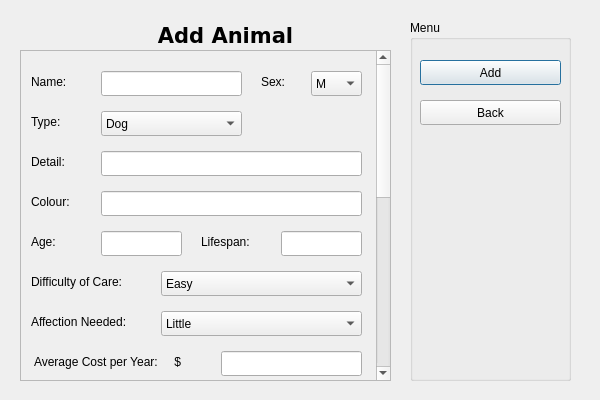
<?xml version="1.0" encoding="UTF-8"?>
<ui version="4.0">
 <class>addAnimal</class>
 <widget class="QDialog" name="addAnimal">
  <property name="geometry">
   <rect>
    <x>0</x>
    <y>0</y>
    <width>600</width>
    <height>400</height>
   </rect>
  </property>
  <property name="windowTitle">
   <string>Add Animal</string>
  </property>
  <widget class="QGroupBox" name="groupBox">
   <property name="geometry">
    <rect>
     <x>410</x>
     <y>20</y>
     <width>161</width>
     <height>361</height>
    </rect>
   </property>
   <property name="title">
    <string>Menu</string>
   </property>
   <widget class="QPushButton" name="addButton">
    <property name="geometry">
     <rect>
      <x>10</x>
      <y>40</y>
      <width>141</width>
      <height>25</height>
     </rect>
    </property>
    <property name="text">
     <string>Add</string>
    </property>
   </widget>
   <widget class="QPushButton" name="backButton">
    <property name="geometry">
     <rect>
      <x>10</x>
      <y>80</y>
      <width>141</width>
      <height>25</height>
     </rect>
    </property>
    <property name="text">
     <string>Back</string>
    </property>
   </widget>
  </widget>
  <widget class="QLabel" name="label">
   <property name="geometry">
    <rect>
     <x>140</x>
     <y>20</y>
     <width>171</width>
     <height>31</height>
    </rect>
   </property>
   <property name="font">
    <font>
     <family>DejaVu Sans</family>
     <pointsize>16</pointsize>
     <weight>75</weight>
     <bold>true</bold>
    </font>
   </property>
   <property name="lineWidth">
    <number>0</number>
   </property>
   <property name="text">
    <string>Add Animal</string>
   </property>
   <property name="alignment">
    <set>Qt::AlignCenter</set>
   </property>
  </widget>
  <widget class="QWidget" name="widget" native="true">
   <property name="geometry">
    <rect>
     <x>20</x>
     <y>50</y>
     <width>371</width>
     <height>331</height>
    </rect>
   </property>
   <widget class="QScrollArea" name="scrollArea">
    <property name="geometry">
     <rect>
      <x>0</x>
      <y>0</y>
      <width>371</width>
      <height>331</height>
     </rect>
    </property>
    <property name="sizePolicy">
     <sizepolicy hsizetype="Preferred" vsizetype="Preferred">
      <horstretch>0</horstretch>
      <verstretch>0</verstretch>
     </sizepolicy>
    </property>
    <property name="minimumSize">
     <size>
      <width>371</width>
      <height>0</height>
     </size>
    </property>
    <property name="maximumSize">
     <size>
      <width>371</width>
      <height>10000000</height>
     </size>
    </property>
    <property name="verticalScrollBarPolicy">
     <enum>Qt::ScrollBarAlwaysOn</enum>
    </property>
    <property name="horizontalScrollBarPolicy">
     <enum>Qt::ScrollBarAlwaysOff</enum>
    </property>
    <property name="sizeAdjustPolicy">
     <enum>QAbstractScrollArea::AdjustToContents</enum>
    </property>
    <property name="widgetResizable">
     <bool>false</bool>
    </property>
    <widget class="QWidget" name="scrollAreaWidgetContents">
     <property name="geometry">
      <rect>
       <x>0</x>
       <y>-420</y>
       <width>355</width>
       <height>749</height>
      </rect>
     </property>
     <widget class="QLabel" name="label_2">
      <property name="geometry">
       <rect>
        <x>10</x>
        <y>20</y>
        <width>51</width>
        <height>21</height>
       </rect>
      </property>
      <property name="text">
       <string>Name:</string>
      </property>
      <property name="alignment">
       <set>Qt::AlignLeading|Qt::AlignLeft|Qt::AlignVCenter</set>
      </property>
     </widget>
     <widget class="QLineEdit" name="animalName">
      <property name="geometry">
       <rect>
        <x>80</x>
        <y>20</y>
        <width>141</width>
        <height>25</height>
       </rect>
      </property>
     </widget>
     <widget class="QLabel" name="label_3">
      <property name="geometry">
       <rect>
        <x>10</x>
        <y>60</y>
        <width>64</width>
        <height>21</height>
       </rect>
      </property>
      <property name="text">
       <string>Type:</string>
      </property>
     </widget>
     <widget class="QComboBox" name="animalType">
      <property name="geometry">
       <rect>
        <x>80</x>
        <y>60</y>
        <width>141</width>
        <height>25</height>
       </rect>
      </property>
      <item>
       <property name="text">
        <string>Dog</string>
       </property>
      </item>
      <item>
       <property name="text">
        <string>Cat</string>
       </property>
      </item>
      <item>
       <property name="text">
        <string>Bird</string>
       </property>
      </item>
      <item>
       <property name="text">
        <string>Small Animal</string>
       </property>
      </item>
     </widget>
     <widget class="QLabel" name="label_7">
      <property name="geometry">
       <rect>
        <x>10</x>
        <y>100</y>
        <width>64</width>
        <height>21</height>
       </rect>
      </property>
      <property name="text">
       <string>Detail:</string>
      </property>
     </widget>
     <widget class="QLineEdit" name="animalDetail">
      <property name="geometry">
       <rect>
        <x>80</x>
        <y>100</y>
        <width>261</width>
        <height>25</height>
       </rect>
      </property>
     </widget>
     <widget class="QLabel" name="label_4">
      <property name="geometry">
       <rect>
        <x>240</x>
        <y>20</y>
        <width>41</width>
        <height>21</height>
       </rect>
      </property>
      <property name="text">
       <string>Sex:</string>
      </property>
     </widget>
     <widget class="QComboBox" name="animalSex">
      <property name="geometry">
       <rect>
        <x>290</x>
        <y>20</y>
        <width>51</width>
        <height>25</height>
       </rect>
      </property>
      <item>
       <property name="text">
        <string>M</string>
       </property>
      </item>
      <item>
       <property name="text">
        <string>F</string>
       </property>
      </item>
     </widget>
     <widget class="QLineEdit" name="animalAge">
      <property name="geometry">
       <rect>
        <x>80</x>
        <y>180</y>
        <width>81</width>
        <height>25</height>
       </rect>
      </property>
     </widget>
     <widget class="QLabel" name="label_5">
      <property name="geometry">
       <rect>
        <x>10</x>
        <y>180</y>
        <width>64</width>
        <height>21</height>
       </rect>
      </property>
      <property name="text">
       <string>Age:</string>
      </property>
     </widget>
     <widget class="QLineEdit" name="animalColour">
      <property name="geometry">
       <rect>
        <x>80</x>
        <y>140</y>
        <width>261</width>
        <height>25</height>
       </rect>
      </property>
     </widget>
     <widget class="QLabel" name="label_6">
      <property name="geometry">
       <rect>
        <x>10</x>
        <y>140</y>
        <width>64</width>
        <height>21</height>
       </rect>
      </property>
      <property name="text">
       <string>Colour:</string>
      </property>
     </widget>
     <widget class="QLabel" name="label_8">
      <property name="geometry">
       <rect>
        <x>180</x>
        <y>180</y>
        <width>64</width>
        <height>21</height>
       </rect>
      </property>
      <property name="text">
       <string>Lifespan:</string>
      </property>
     </widget>
     <widget class="QLineEdit" name="animalLifespan">
      <property name="geometry">
       <rect>
        <x>260</x>
        <y>180</y>
        <width>81</width>
        <height>25</height>
       </rect>
      </property>
     </widget>
     <widget class="QComboBox" name="animalDifficulty">
      <property name="geometry">
       <rect>
        <x>140</x>
        <y>220</y>
        <width>201</width>
        <height>25</height>
       </rect>
      </property>
      <item>
       <property name="text">
        <string>Easy</string>
       </property>
      </item>
      <item>
       <property name="text">
        <string>Intermediate</string>
       </property>
      </item>
      <item>
       <property name="text">
        <string>Difficult</string>
       </property>
      </item>
     </widget>
     <widget class="QLabel" name="label_9">
      <property name="geometry">
       <rect>
        <x>10</x>
        <y>220</y>
        <width>121</width>
        <height>21</height>
       </rect>
      </property>
      <property name="text">
       <string>Difficulty of Care:</string>
      </property>
     </widget>
     <widget class="QComboBox" name="animalAffection">
      <property name="geometry">
       <rect>
        <x>140</x>
        <y>260</y>
        <width>201</width>
        <height>25</height>
       </rect>
      </property>
      <item>
       <property name="text">
        <string>Little</string>
       </property>
      </item>
      <item>
       <property name="text">
        <string>Moderate</string>
       </property>
      </item>
      <item>
       <property name="text">
        <string>Lots</string>
       </property>
      </item>
     </widget>
     <widget class="QLabel" name="label_10">
      <property name="geometry">
       <rect>
        <x>10</x>
        <y>260</y>
        <width>121</width>
        <height>21</height>
       </rect>
      </property>
      <property name="text">
       <string>Affection Needed:</string>
      </property>
     </widget>
     <widget class="QLabel" name="label_11">
      <property name="geometry">
       <rect>
        <x>13</x>
        <y>300</y>
        <width>181</width>
        <height>21</height>
       </rect>
      </property>
      <property name="text">
       <string>Average Cost per Year:     $</string>
      </property>
     </widget>
     <widget class="QLineEdit" name="animalCost">
      <property name="geometry">
       <rect>
        <x>200</x>
        <y>300</y>
        <width>141</width>
        <height>25</height>
       </rect>
      </property>
     </widget>
     <widget class="QLineEdit" name="animalTime">
      <property name="geometry">
       <rect>
        <x>200</x>
        <y>340</y>
        <width>91</width>
        <height>25</height>
       </rect>
      </property>
     </widget>
     <widget class="QLabel" name="label_12">
      <property name="geometry">
       <rect>
        <x>10</x>
        <y>340</y>
        <width>191</width>
        <height>21</height>
       </rect>
      </property>
      <property name="text">
       <string>Time Commitment per Day:</string>
      </property>
     </widget>
     <widget class="QLabel" name="label_13">
      <property name="geometry">
       <rect>
        <x>300</x>
        <y>340</y>
        <width>41</width>
        <height>21</height>
       </rect>
      </property>
      <property name="text">
       <string>hours</string>
      </property>
     </widget>
     <widget class="QComboBox" name="animalSpace">
      <property name="geometry">
       <rect>
        <x>140</x>
        <y>380</y>
        <width>201</width>
        <height>25</height>
       </rect>
      </property>
      <item>
       <property name="text">
        <string>Little Space</string>
       </property>
      </item>
      <item>
       <property name="text">
        <string>Moderate Space</string>
       </property>
      </item>
      <item>
       <property name="text">
        <string>Lots of Space</string>
       </property>
      </item>
     </widget>
     <widget class="QLabel" name="label_14">
      <property name="geometry">
       <rect>
        <x>10</x>
        <y>380</y>
        <width>121</width>
        <height>21</height>
       </rect>
      </property>
      <property name="text">
       <string>Space Needed:</string>
      </property>
     </widget>
     <widget class="QComboBox" name="animalLoudness">
      <property name="geometry">
       <rect>
        <x>140</x>
        <y>420</y>
        <width>201</width>
        <height>25</height>
       </rect>
      </property>
      <item>
       <property name="text">
        <string>No Noise</string>
       </property>
      </item>
      <item>
       <property name="text">
        <string>Little Noise</string>
       </property>
      </item>
      <item>
       <property name="text">
        <string>Moderate Noise</string>
       </property>
      </item>
      <item>
       <property name="text">
        <string>Lots of Noise</string>
       </property>
      </item>
     </widget>
     <widget class="QLabel" name="label_15">
      <property name="geometry">
       <rect>
        <x>10</x>
        <y>420</y>
        <width>121</width>
        <height>21</height>
       </rect>
      </property>
      <property name="text">
       <string>Noise Made:</string>
      </property>
     </widget>
     <widget class="QComboBox" name="animalActiveness">
      <property name="geometry">
       <rect>
        <x>140</x>
        <y>460</y>
        <width>201</width>
        <height>25</height>
       </rect>
      </property>
      <item>
       <property name="text">
        <string>None</string>
       </property>
      </item>
      <item>
       <property name="text">
        <string>Little</string>
       </property>
      </item>
      <item>
       <property name="text">
        <string>Moderate</string>
       </property>
      </item>
      <item>
       <property name="text">
        <string>Lots</string>
       </property>
      </item>
     </widget>
     <widget class="QLabel" name="label_16">
      <property name="geometry">
       <rect>
        <x>10</x>
        <y>460</y>
        <width>121</width>
        <height>21</height>
       </rect>
      </property>
      <property name="text">
       <string>Activity Required:</string>
      </property>
     </widget>
     <widget class="QGroupBox" name="animalIntegration">
      <property name="geometry">
       <rect>
        <x>10</x>
        <y>510</y>
        <width>331</width>
        <height>61</height>
       </rect>
      </property>
      <property name="title">
       <string>Integration With Animals</string>
      </property>
      <widget class="QCheckBox" name="dogCheckBox">
       <property name="geometry">
        <rect>
         <x>10</x>
         <y>30</y>
         <width>61</width>
         <height>23</height>
        </rect>
       </property>
       <property name="text">
        <string>Dog</string>
       </property>
       <attribute name="buttonGroup">
        <string notr="true">animalButtonGroup</string>
       </attribute>
      </widget>
      <widget class="QCheckBox" name="birdCheckBox">
       <property name="geometry">
        <rect>
         <x>150</x>
         <y>30</y>
         <width>51</width>
         <height>23</height>
        </rect>
       </property>
       <property name="text">
        <string>Bird</string>
       </property>
       <attribute name="buttonGroup">
        <string notr="true">animalButtonGroup</string>
       </attribute>
      </widget>
      <widget class="QCheckBox" name="smallAnimalCheckBox">
       <property name="geometry">
        <rect>
         <x>210</x>
         <y>30</y>
         <width>111</width>
         <height>23</height>
        </rect>
       </property>
       <property name="text">
        <string>Small Animal</string>
       </property>
       <attribute name="buttonGroup">
        <string notr="true">animalButtonGroup</string>
       </attribute>
      </widget>
      <widget class="QCheckBox" name="catCheckBox">
       <property name="geometry">
        <rect>
         <x>80</x>
         <y>30</y>
         <width>51</width>
         <height>23</height>
        </rect>
       </property>
       <property name="text">
        <string>Cat</string>
       </property>
       <attribute name="buttonGroup">
        <string notr="true">animalButtonGroup</string>
       </attribute>
      </widget>
     </widget>
     <widget class="QGroupBox" name="animalChildIntegration">
      <property name="geometry">
       <rect>
        <x>10</x>
        <y>590</y>
        <width>171</width>
        <height>61</height>
       </rect>
      </property>
      <property name="title">
       <string>Integration With Children</string>
      </property>
      <widget class="QRadioButton" name="yesChildren">
       <property name="geometry">
        <rect>
         <x>10</x>
         <y>30</y>
         <width>61</width>
         <height>23</height>
        </rect>
       </property>
       <property name="text">
        <string>Yes</string>
       </property>
       <attribute name="buttonGroup">
        <string notr="true">childrenButtonGroup</string>
       </attribute>
      </widget>
      <widget class="QRadioButton" name="noChildren">
       <property name="geometry">
        <rect>
         <x>100</x>
         <y>30</y>
         <width>61</width>
         <height>23</height>
        </rect>
       </property>
       <property name="text">
        <string>No</string>
       </property>
       <attribute name="buttonGroup">
        <string notr="true">childrenButtonGroup</string>
       </attribute>
      </widget>
     </widget>
     <widget class="QLabel" name="label_17">
      <property name="geometry">
       <rect>
        <x>10</x>
        <y>670</y>
        <width>121</width>
        <height>21</height>
       </rect>
      </property>
      <property name="text">
       <string>Obedience Level:</string>
      </property>
     </widget>
     <widget class="QComboBox" name="animalObedience">
      <property name="geometry">
       <rect>
        <x>140</x>
        <y>670</y>
        <width>201</width>
        <height>25</height>
       </rect>
      </property>
      <item>
       <property name="text">
        <string>Untrained</string>
       </property>
      </item>
      <item>
       <property name="text">
        <string>Somewhat Trained</string>
       </property>
      </item>
      <item>
       <property name="text">
        <string>Trained</string>
       </property>
      </item>
     </widget>
     <widget class="QLabel" name="label_18">
      <property name="geometry">
       <rect>
        <x>10</x>
        <y>710</y>
        <width>121</width>
        <height>21</height>
       </rect>
      </property>
      <property name="text">
       <string>Animal Shedding:</string>
      </property>
     </widget>
     <widget class="QComboBox" name="animalShedding">
      <property name="geometry">
       <rect>
        <x>140</x>
        <y>710</y>
        <width>201</width>
        <height>25</height>
       </rect>
      </property>
      <item>
       <property name="text">
        <string>None</string>
       </property>
      </item>
      <item>
       <property name="text">
        <string>Little</string>
       </property>
      </item>
      <item>
       <property name="text">
        <string>Moderate</string>
       </property>
      </item>
      <item>
       <property name="text">
        <string>Lots</string>
       </property>
      </item>
     </widget>
    </widget>
   </widget>
  </widget>
 </widget>
 <resources/>
 <connections/>
 <buttongroups>
  <buttongroup name="childrenButtonGroup"/>
  <buttongroup name="animalButtonGroup"/>
 </buttongroups>
</ui>
